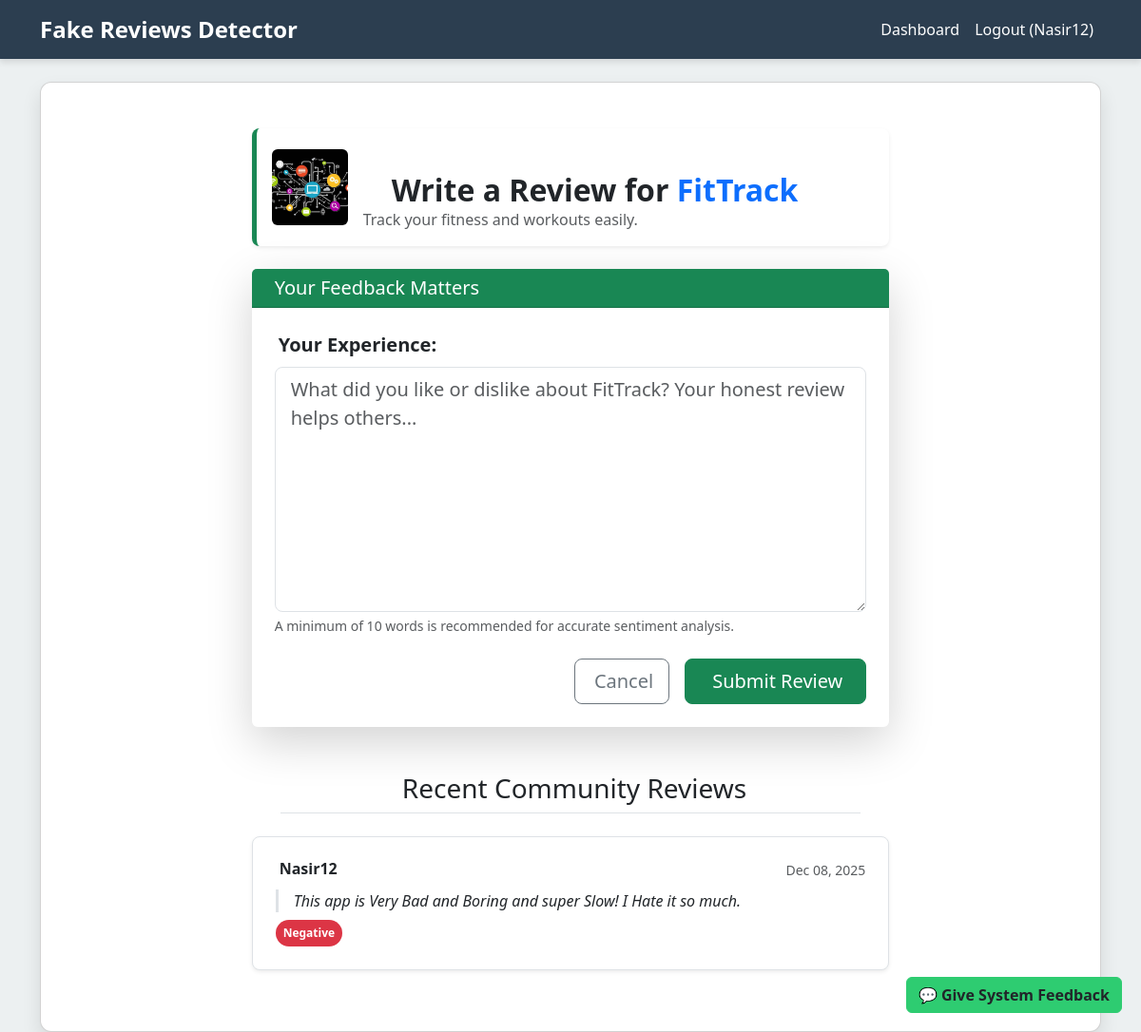
The app's page /app/3/add-review/ (signed in) with its own data.
### reviews/models.py (models this page shows, shortened)
class Application(models.Model):
    name = models.CharField(max_length=150)
    link = models.URLField(max_length=255)
    description = models.TextField()
    category =  models.TextField()
    image = models.ImageField(upload_to="app_images/", blank=True, null=True)
    is_fraud = models.BooleanField(default=False)
    created_at = models.DateTimeField(auto_now_add=True)

class AppReview(models.Model):
    SENTIMENT_CHOICES = (
        ('positive', 'Positive'),
        ('neutral', 'Neutral'),
        ('negative', 'Negative'),
    )
    app = models.ForeignKey(Application, on_delete=models.CASCADE, related_name='reviews')
    user = models.ForeignKey(User, on_delete=models.CASCADE)
    comment = models.TextField()
    sentiment = models.CharField(max_length=10, choices=SENTIMENT_CHOICES, blank=True, null=True)
    sentiment_score = models.FloatField(default=0.0)
    created_at = models.DateTimeField(auto_now_add=True)

### reviews/views.py (the view, shortened to what this page needs)
# urls.py: path('app/<int:app_id>/add-review/', views.add_review, name='add_review'),
@login_required
def add_review(request, app_id):
    app = get_object_or_404(Application, id=app_id)
    return render(request, 'add_review.html', {'app': app})

### templates/add_review.html (shortened to what this page needs)
{% extends 'base.html' %}
{% block content %}
<div class="row justify-content-center">
    <div class="col-md-10 col-lg-8">
        <div class="d-flex align-items-center mb-4 p-3 bg-white rounded-3 shadow-sm border-start border-5 border-success">
            {% if app.image %}
                <img src="{{ app.image.url }}" class="rounded me-3" style="width: 80px; height: 80px; object-fit: cover;" alt="{{ app.name }} logo">
            {% else %}
                <div class="bg-dark text-white d-flex align-items-center justify-content-center rounded me-3" style="width: 80px; height: 80px; font-size: 2rem;">
                    <i class="bi bi-app"></i>
                </div>
            {% endif %}
            <div>
                <h2 class="mb-0 fw-bold">Write a Review for <span class="text-primary">{{ app.name }}</span></h2>
                <p class="text-muted mb-0">{{ app.description|truncatewords:15 }}</p>
            </div>
        </div>
        <div class="card mb-5 border-0 shadow-lg">
            <div class="card-header bg-success text-white">
                <h5 class="mb-0"> Your Feedback Matters</h5>
            </div>
            <div class="card-body p-4">
                <form method="POST">
                    <div class="mb-4">
                        <label for="comment" class="form-label fs-5 fw-semibold">
                             Your Experience:
                        </label>
                        <textarea name="comment" id="comment" rows="8" class="form-control form-control-lg"
                                  placeholder="What did you like or dislike about {{ app.name }}? Your honest review helps others..." required
                                  aria-describedby="reviewHelp"></textarea>
                        <div id="reviewHelp" class="form-text">
                            A minimum of 10 words is recommended for accurate sentiment analysis.
                        </div>
                    </div>
                    <div class="d-flex justify-content-end">
                        <a href="{% url 'app_detail' app.id %}" class="btn btn-outline-secondary btn-lg me-3">
                             Cancel
                        </a>
                        <button type="submit" class="btn btn-success btn-lg px-4">
                             Submit Review
                        </button>
                    </div>
                </form>
            </div>
        </div>
        <h3 class="mb-4 text-dark border-bottom pb-2">
             Recent Community Reviews
        </h3>
        <div class="list-group">
            {% for review in app.reviews.all|slice:":10" %}
                <div class="list-group-item list-group-item-action mb-3 rounded-3 shadow-sm p-4">
                    <div class="d-flex w-100 justify-content-between">
                        <h6 class="mb-1 fw-bold text-dark">
                             {{ review.user.username }}
                        </h6>
                        <small class="text-muted">
                             {{ review.created_at|date:"M d, Y" }}
                        </small>
                    </div>
                    <p class="mt-2 mb-2 border-start border-3 ps-3 fst-italic">
                        {{ review.comment }}
                    </p>
                    <span class="badge rounded-pill p-2
                        {% if review.sentiment == 'positive' %}bg-success
                        {% elif review.sentiment == 'negative' %}bg-danger
                        {% else %}bg-secondary{% endif %}">
                        {% if review.sentiment == 'positive' %}<i class="bi bi-emoji-smile-fill"></i> Positive
                        {% elif review.sentiment == 'negative' %} Negative
                        {% else %}<i class="bi bi-emoji-neutral-fill"></i> Neutral
                        {% endif %}
                    </span>
                </div>
            {% empty %}
                <div class="alert alert-info text-center" role="alert">
                    <i class="bi bi-info-circle-fill me-2"></i> No reviews yet. Be the first to share your opinion!
                </div>
            {% endfor %}
        </div>
    </div>
</div>
{% endblock %}

### templates/base.html (shortened to what this page needs)
<!DOCTYPE html>
<html lang="en">
<head>
    <link href="https://cdn.jsdelivr.net/npm/bootstrap@5.3.3/dist/css/bootstrap.min.css" rel="stylesheet">
</head>
<body>
    <nav class="navbar navbar-expand-lg navbar-dark mb-4" aria-label="Main navigation">
        <div class="container">
            <a class="navbar-brand" href="{% url 'index' %}">Fake Reviews Detector</a>
            <div class="collapse navbar-collapse" id="navbarNav">
                <ul class="navbar-nav ms-auto">
                    {% if user.is_authenticated %}
                        <li class="nav-item"><a class="nav-link text-white" href="{% url 'dashboard' %}">Dashboard</a></li>
                        <li class="nav-item"><a class="nav-link text-white" href="{% url 'logout' %}">Logout ({{ user.username }})</a></li>
                    {% else %}
                        <li class="nav-item"><a class="nav-link text-white" href="{% url 'register' %}">Register</a></li>
                        <li class="nav-item"><a class="nav-link text-white" href="{% url 'login' %}">Login</a></li>
                    {% endif %}
                </ul>
            </div>
        </div>
    </nav>
    <main role="main">
        <div class="container">
            <div class="card p-4 p-md-5 main-content-card bg-white">
                {% block content %}{% endblock %}
            </div>
        </div>
    </main>
    {% if user.is_authenticated %}
    <button type="button" class="btn position-fixed feedback-button" data-bs-toggle="modal" data-bs-target="#feedbackModal">
        💬 Give System Feedback
    </button>
    {% endif %}
</body>
</html>

### templates/base.html (style rules this page uses)
:root { --bs-custom-primary: #2c3e50; --bs-custom-accent: #2ecc71; }
body { background-color: #ecf0f1; }
.navbar { background-color: var(--bs-custom-primary) !important; box-shadow: 0 4px 6px rgba(0, 0, 0, 0.1); }
.navbar-brand { font-weight: bold; font-size: 1.5rem; color: white !important; }
h1,h2,h3,h4 { margin: 30px; text-align: center; }
.main-content-card { border-radius: 12px; box-shadow: 0 10px 20px rgba(0, 0, 0, 0.1); }
.feedback-button { bottom: 20px; right: 20px; z-index: 1000; background-color: var(--bs-custom-accent); border-color: var(--bs-custom-accent); font-weight: 600; }

### records on screen
Application: image (picture), name "FitTrack", description "Track your fitness and workouts easily.", comment "What did you like or dislike about FitTrack? Your honest review helps others..."
AppReview: user.username "Nasir12", created_at "Dec 08, 2025", comment "This app is Very Bad and Boring and super Slow! I Hate it so much.", sentiment "Negative"

### other values on screen
{{ user.username }} "Nasir12"
